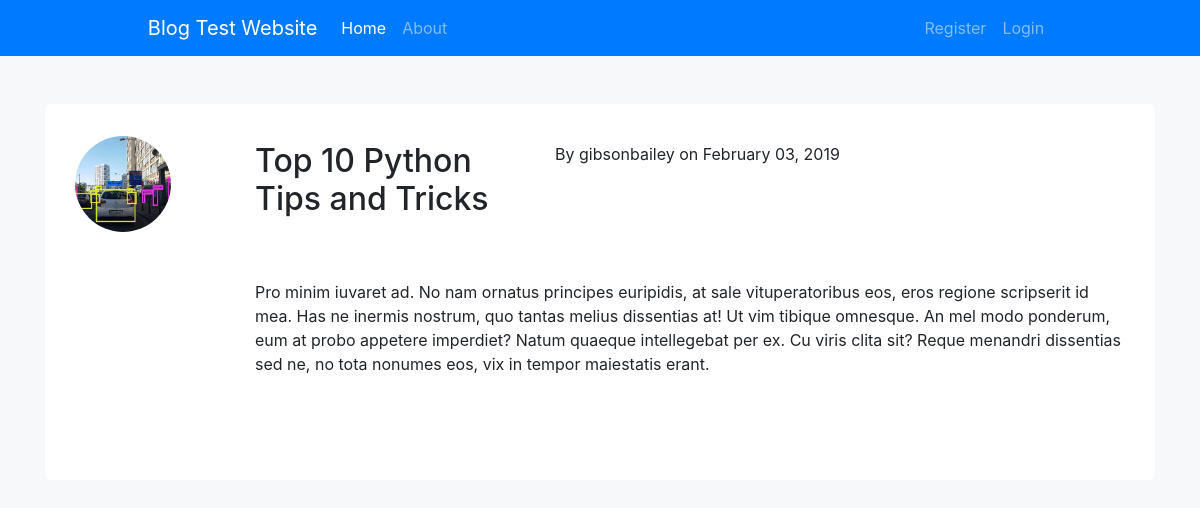
The page /post/26/ on the database its author committed.
### blog/models.py (models this page shows, shortened)
class Post(models.Model):
    title = models.CharField(max_length=100)
    content = models.TextField()
    author = models.ForeignKey(User, on_delete=models.CASCADE)
    date_posted = models.DateTimeField(default=timezone.now)

### users/models.py (models this page shows, shortened)
class Profile(models.Model):
    user = models.OneToOneField(User, on_delete=models.CASCADE)
    image = models.ImageField(default='default.jpg',upload_to='profile_pics')

### blog/views.py (the view)
# urls.py: path('post/<int:pk>/', PostDetailView.as_view(), name='post-detail'),
class PostDetailView(DetailView):
    model = Post

### blog/templates/blog/post_detail.html (shortened to what this page needs)
{% extends "blog/base.html" %}
{% load static %}
{% block style_links %}
<link rel="stylesheet" type="text/css" href="{% static 'blog/posts.css' %}">
{% endblock style_links %}
{% block content %}
    <div class="container posts-container">
        <div class="container post">
            <div class="row align-items-center post-heading">
                <div class="col-2">
                    <img class="rounded-circle post-image" src="{{ object.author.profile.image.url }}">
                </div>
                <div class="col-10 align-items-center">
                    <div class="row justify-content-start">
                        <h2 class="col">{{ object.title }}</h2>
                        <p class="col-8">By {{ object.author }} on {{ object.date_posted|date:"F d, Y" }}</p>
                    </div>
                </div>
            </div>
            <div class="row justify-content-end">
                <div class="col-10">
                    <p>{{ object.content }}</p>
                </div>
            </div>
        </div>
    </div>
{% endblock content %}

### static/base/main.css (style rules this page uses)
body { background-color: #f7f8f9; }

### blog/static/blog/posts.css (style rules this page uses)
.posts-container { background-color: #ffffff; border-radius: 0.4em; padding-top: 2em; padding-bottom: 0.5em; margin-top: 3em; }
.post-heading { margin-bottom: 3em; height: 100%; }
.post { margin-bottom: 3em; padding-bottom: 2em; }
.post-image { width: 6em; height: 6em; }

### rows shown on the page
Post: author.profile.image (picture), title "Top 10 Python Tips and Tricks", author "gibsonbailey", date_posted "February 03, 2019", content "Pro minim iuvaret ad. No nam ornatus principes euripidis, at sale vituperatoribus eos, eros regione scripserit id mea. Has ne inermis nostrum, quo tantas melius dissentias at! Ut vim tibique omnesque. An mel modo ponderum, eum at probo appetere imperdiet? Natum quaeque intellegebat per ex. Cu viris clita sit? Reque menandri dissentias sed ne, no tota nonumes eos, vix in tempor maiestatis erant."
